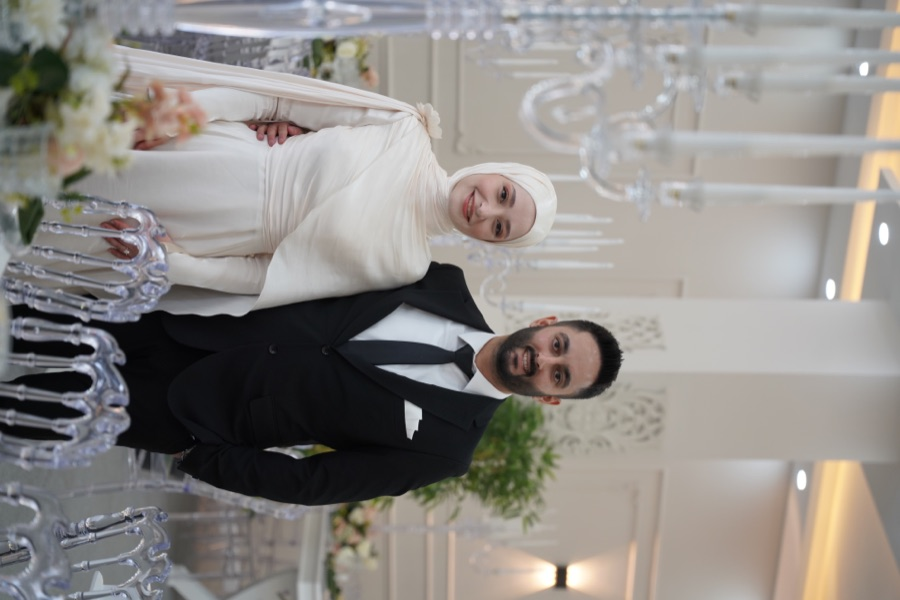
#> input picture assets/images/nisan/dsc09105.jpg, 900 x 600 px
$ python generate_pinterest_guides.py
#> lines starting #> are read from the running program, lines starting #| are printed output that depends on the picture
"""Pinterest pin images for the October 2026 guides (JPG for upload, WebP for the repo)."""
from pathlib import Path
from PIL import Image, ImageDraw, ImageFont, ImageFilter

ROOT = Path(__file__).resolve().parents[1]
OUT = ROOT / "assets/images/pinterest"
W, H = 1000, 1500
FONT_BOLD = "/System/Library/Fonts/Supplemental/Arial Bold.ttf"
FONT_REG = "/System/Library/Fonts/Supplemental/Arial.ttf"

PINS = [
    ("kiz-isteme-toreni-pin", "assets/images/nisan/dsc09105.jpg", "KIZ İSTEME\nNASIL YAPILIR?", "Kimler gider, ne götürülür?", "Tuzlu kahve ve konuşma sırası"),
    ("kiz-isteme-konusmasi-pin", "assets/images/nisan/dsc09130.jpg", "KIZ İSTEME\nKONUŞMASI", "Hazır konuşma ve cevap metinleri", "Davet ve teşekkür mesajları"),
    ("ceyiz-listesi-pin", "assets/images/nisan/dsc09177.jpg", "ÇEYİZ LİSTESİ\nODA ODA", "Önce neler alınır?", "Mutfak, yatak odası, banyo, salon"),
    ("dugune-ne-takilir-pin", "assets/images/nisan/dsc09227.jpg", "DÜĞÜNE\nNE TAKILIR?", "Güncel altın fiyat tablosu", "Miktar belirleme ve nezaket kuralları"),
    ("davetiye-ornekleri-pin", "assets/images/nisan/dsc09321.jpg", "DAVETİYEYE\nNE YAZILIR?", "Düğün, nişan, kına, sünnet", "Hazır sözler, mesajlar ve şiirler"),
    ("kina-gecesi-sarkilari-pin", "assets/images/nisan/dsc09396.jpg", "KINA GECESİ\nŞARKILARI", "Giriş, kına yakma, eğlence", "Çalma listesi ve sıralama önerisi"),
    ("kina-hediyelikleri-pin", "assets/images/nisan/dsc09414.jpg", "KINA\nHEDİYELİKLERİ", "Fikirler, bütçe ve sipariş", "Adet hesabı ve etiket önerileri"),
    ("kina-davetiyesi-mesaj-pin", "assets/images/nisan/dsc09453.jpg", "KINA DAVETİYESİ\nMESAJLARI", "Hazır kına gecesi metinleri", "Aile ve arkadaş grubu için örnekler"),
    ("evde-nisan-menusu-pin-2", "assets/images/nisan/dsc09286.jpg", "EVDE NİŞAN\nMENÜSÜ", "20, 30 ve 50 kişilik plan", "İkramlık listesi ve miktarlar"),
    ("istanbul-nisan-alisverisi-pin", "assets/images/nisan/dsc09365.jpg", "İSTANBUL'DA\nNİŞAN MALZEMELERİ", "Eminönü, Tahtakale, Şark Han", "Ürün ürün alışveriş rotası"),
    ("ankara-kina-alisverisi-pin", "assets/images/nisan/dsc09367.jpg", "ANKARA'DA\nKINA MALZEMELERİ", "Ulus, Suluhan, Çankaya", "Satın alma mı, kiralama mı?"),
    ("izmir-kina-alisverisi-pin", "assets/images/nisan/dsc09392.jpg", "İZMİR'DE\nKINA MALZEMELERİ", "Kemeraltı alışveriş planı", "Bindallı, kına seti ve hediyelik"),
    ("nikah-belgeleri-pin", "assets/images/nisan/dsc09403.jpg", "NİKAH İÇİN\nGEREKLİ BELGELER", "2026 başvuru kontrol listesi", "Kimlik, fotoğraf, sağlık raporu"),
    ("evlilik-saglik-raporu-pin", "assets/images/nisan/dsc09404.jpg", "EVLİLİK SAĞLIK\nRAPORU", "Nereden alınır? 2026 rehberi", "Aile hekimi, testler ve süre"),
    ("nikah-toreni-pin", "assets/images/nisan/dsc09410.jpg", "NİKAH TÖRENİ\nNASIL YAPILIR?", "Adım adım akış ve süre", "Şahit, cüzdan, tören günü listesi"),
    ("nikah-sahidi-pin", "assets/images/nisan/dsc09421.jpg", "NİKAH ŞAHİDİ\nKİMLER OLUR?", "Şartlar, görevler, seçim", "Yedek şahit planı"),
    ("nikah-takisi-pin", "assets/images/nisan/dsc09427.jpg", "NİKAHTA TAKI\nTÖRENİ", "Düzen, kayıt ve güvenlik", "Takı görevlisi ve kayıt tablosu"),
    ("evlendikten-sonra-pin", "assets/images/nisan/dsc09138.jpg", "EVLENDİKTEN\nSONRA İŞLEMLER", "Soyadı, kimlik, banka, adres", "Resmî işlemler kontrol listesi"),
]

def cover(path):
    im = Image.open(path).convert("RGB")
#> im is the input picture: PIL image 900x600 RGB; mean R, G, B 142.7, 138.9, 135.1
    s = max(W / im.width, H / im.height)
#> s = 2.5
    im = im.resize((round(im.width * s), round(im.height * s)), Image.Resampling.LANCZOS)
#> im: PIL image 2250x1500 RGB
    l, t = (im.width - W) // 2, (im.height - H) // 2
#> l = 625; t = 0
    return im.crop((l, t, l + W, t + H)).filter(ImageFilter.GaussianBlur(0.35))
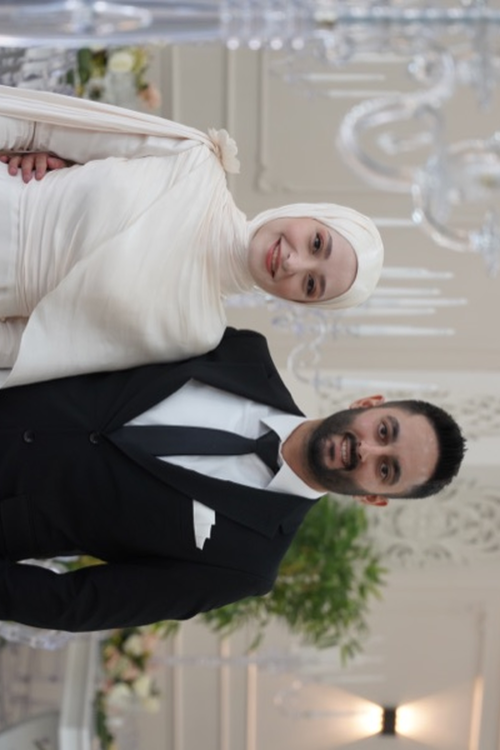
#> returned value: PIL image 1000x1500 RGB (shown at 1/2 size); mean R, G, B 141.6, 137.3, 132.8

def centered(draw, text, y, font, fill, spacing=12):
    box = draw.multiline_textbbox((0, 0), text, font=font, spacing=spacing, align="center", stroke_width=1)
    draw.multiline_text(((W - (box[2] - box[0])) / 2, y), text, font=font, fill=fill, spacing=spacing,
                        align="center", stroke_width=1, stroke_fill=(35, 24, 28, 110))

OUT.mkdir(parents=True, exist_ok=True)
for slug, src, title, subtitle, detail in PINS:
    im = cover(ROOT / src)
    overlay = Image.new("RGBA", (W, H), (0, 0, 0, 0))
#> overlay: PIL image 1000x1500 RGBA; every value is 0
    od = ImageDraw.Draw(overlay)
    od.rectangle((0, 0, W, H), fill=(35, 18, 25, 92))
    od.rounded_rectangle((70, 500, 930, 1260), radius=35, fill=(255, 249, 245, 228), outline=(218, 166, 177, 255), width=4)
    im = Image.alpha_composite(im.convert("RGBA"), overlay)
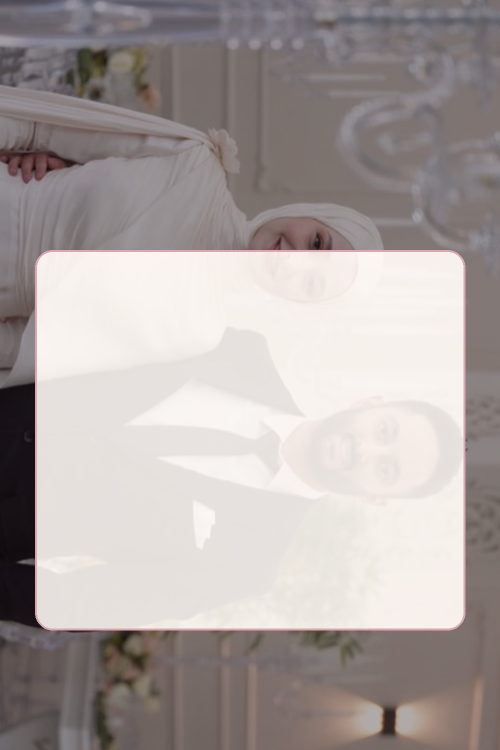
#> im: PIL image 1000x1500 RGBA (shown at 1/2 size); mean R, G, B, A 171.6, 163.3, 161.5, 255
    d = ImageDraw.Draw(im)
    centered(d, title, 585, ImageFont.truetype(FONT_BOLD, 76), (73, 43, 55, 255), 18)
    centered(d, subtitle, 865, ImageFont.truetype(FONT_BOLD, 38), (172, 84, 112, 255))
    centered(d, detail, 960, ImageFont.truetype(FONT_REG, 32), (83, 64, 71, 255))
    centered(d, "ZEYNEPBATUHAN.COM", 1150, ImageFont.truetype(FONT_BOLD, 28), (151, 111, 65, 255))
    rgb = im.convert("RGB")
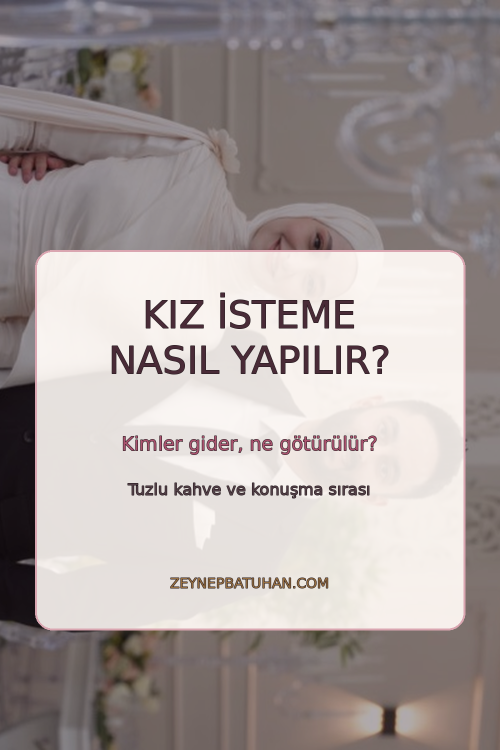
#> rgb: PIL image 1000x1500 RGB (shown at 1/2 size); mean R, G, B 167.5, 158.6, 157.1
    rgb.save(OUT / f"{slug}.webp", "WEBP", quality=88, method=6)
    rgb.save(OUT / f"{slug}.jpg", "JPEG", quality=90, optimize=True)
    print("wrote", slug)
#> pass 2 of the loop `for slug, src, title, subtitle, detail in PINS:`:
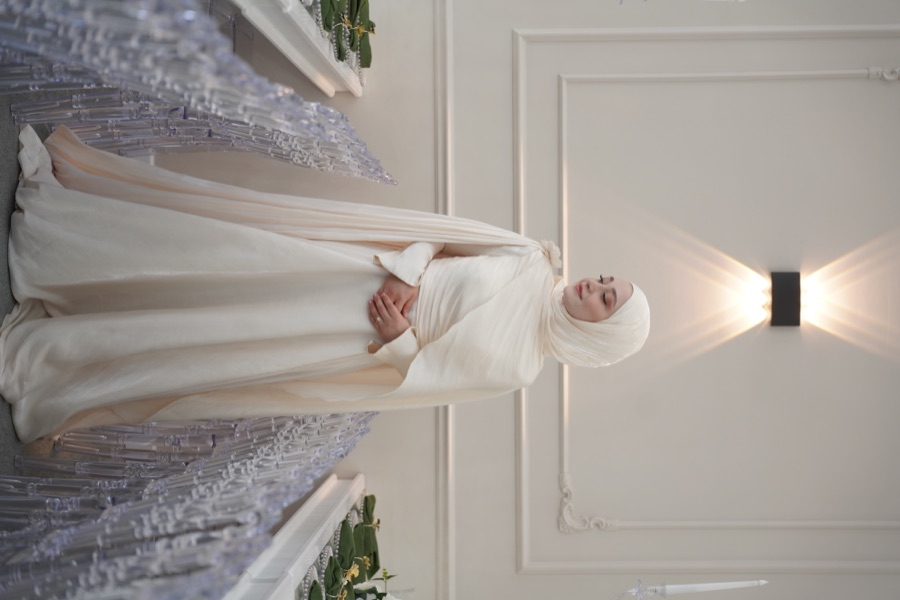
#> input picture assets/images/nisan/dsc09130.jpg, 900 x 600 px
#> in cover, im is the input picture: PIL image 900x600 RGB; mean R, G, B 160.4, 154.1, 149
#> in cover (call 2), `return im.crop((l, t, l + W, t + H)).filter(ImageFilter.GaussianBlur(0..`:
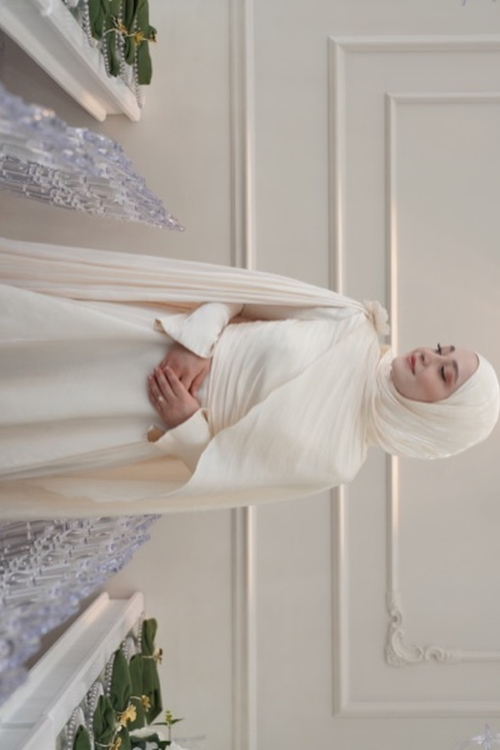
#> returned value: PIL image 1000x1500 RGB (shown at 1/2 size); mean R, G, B 175.5, 168.2, 160.7
#> `rgb = im.convert("RGB")`:
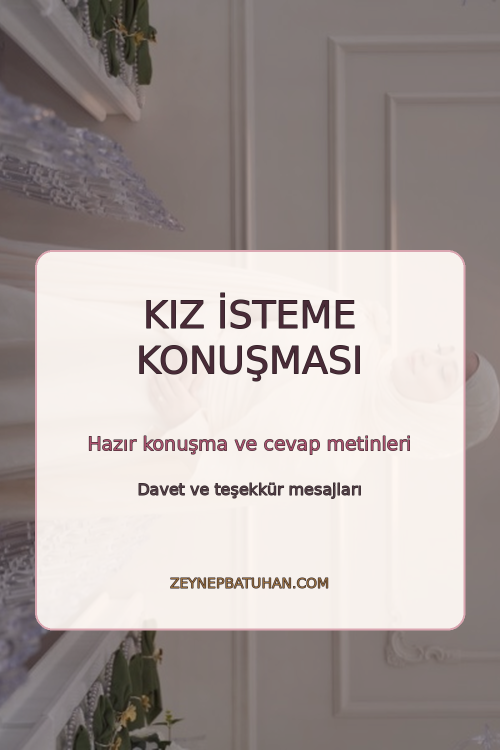
#> rgb: PIL image 1000x1500 RGB (shown at 1/2 size); mean R, G, B 171.5, 162.3, 159.6
#> pass 3 of the loop `for slug, src, title, subtitle, detail in PINS:`:
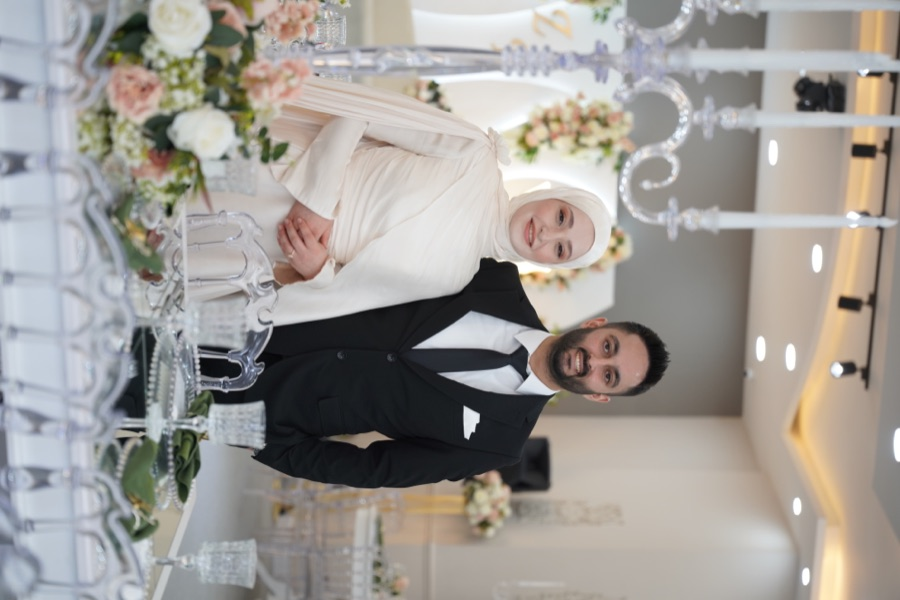
#> input picture assets/images/nisan/dsc09177.jpg, 900 x 600 px
#> in cover, im is the input picture: PIL image 900x600 RGB; mean R, G, B 159.4, 155.1, 150.4
#> in cover (call 3), `return im.crop((l, t, l + W, t + H)).filter(ImageFilter.GaussianBlur(0..`:
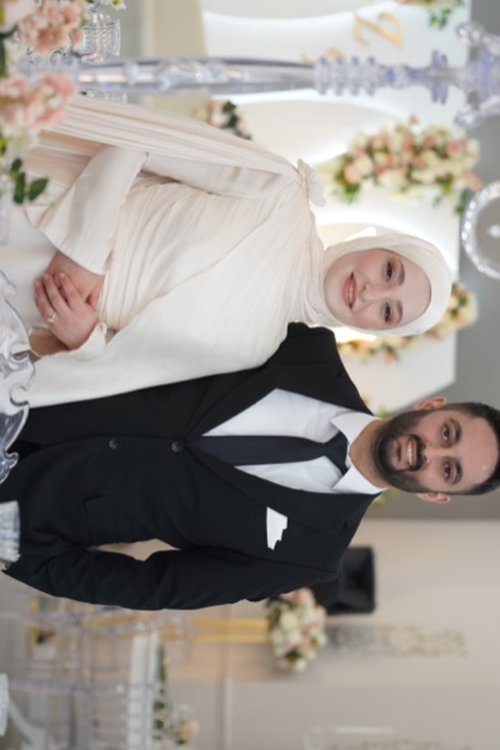
#> returned value: PIL image 1000x1500 RGB (shown at 1/2 size); mean R, G, B 155.5, 149.2, 144.1
#> `rgb = im.convert("RGB")`:
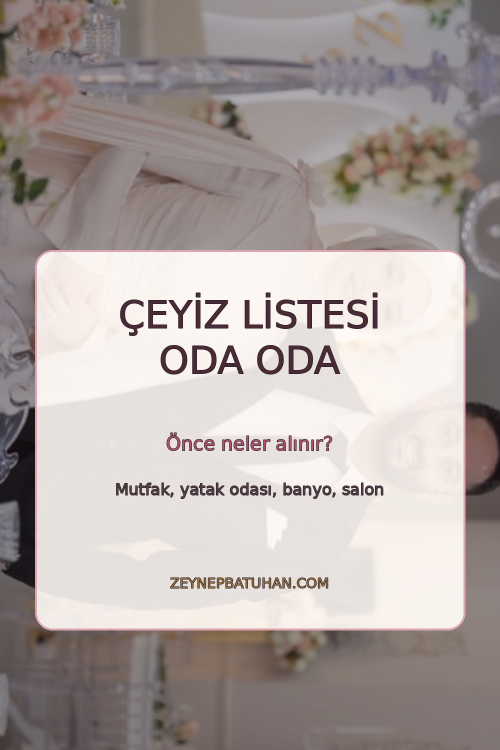
#> rgb: PIL image 1000x1500 RGB (shown at 1/2 size); mean R, G, B 173.8, 164.6, 162.1
#> (the run stopped early here; a loop or call above may not have finished)
